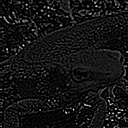

Reproduce this figure in Python.
import cv2
import numpy as np
import lib7180
import matplotlib.pyplot as plt
import sys,os
sys.path.append(os.getcwd())
from q21_30 import lib2130
from q01_10 import lib0110
from q61_70 import lib6170

if __name__ == '__main__':
    img = cv2.imread("Gasyori100knock/Question_71_80/imori.jpg")
    
    out = lib7180.Gabor_feature_extraction(img, K=11, s=1.5, g=1.2, l=3, p=0)
    out = (out / np.max(out) * 255).clip(0,255).astype(np.uint8)

    cv2.imshow("imori", out)
    cv2.waitKey(0)
    cv2.imwrite("q71_80/080.jpg", out)
    cv2.destroyAllWindows()
